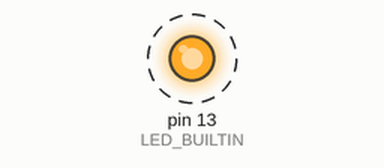
Bench run of a sketch on a simulated Arduino Uno, built with avr-gcc and run on an emulated ATmega328P. On the bench: output pins drawn as LEDs (lit = HIGH). Dashed ring = blinking. What the sketch prints to the serial monitor is not drawn.

Above: at 0.5 s.
Timing chart, 0 to 3.5 s (numbered marks = the images above):
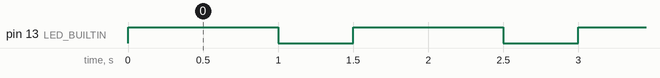

The sketch:

UnoR3Test.ino
```cpp
const unsigned long LED_ON_MS = 1000;
const unsigned long LED_OFF_MS = 500;

void setup() {
  pinMode(LED_BUILTIN, OUTPUT);
  Serial.begin(9600);
  while (!Serial) {
    ; // Wait for boards with native USB; harmless on Arduino UNO R3.
  }
  Serial.println("Arduino UNO R3 test sketch started");
}

void loop() {
  digitalWrite(LED_BUILTIN, HIGH);
  Serial.println("LED on");
  delay(LED_ON_MS);

  digitalWrite(LED_BUILTIN, LOW);
  Serial.println("LED off");
  delay(LED_OFF_MS);
}
```

Measured:
- by itself, pin 13 (LED_BUILTIN): alternates HIGH for 1.0 s and LOW for 0.50 s
